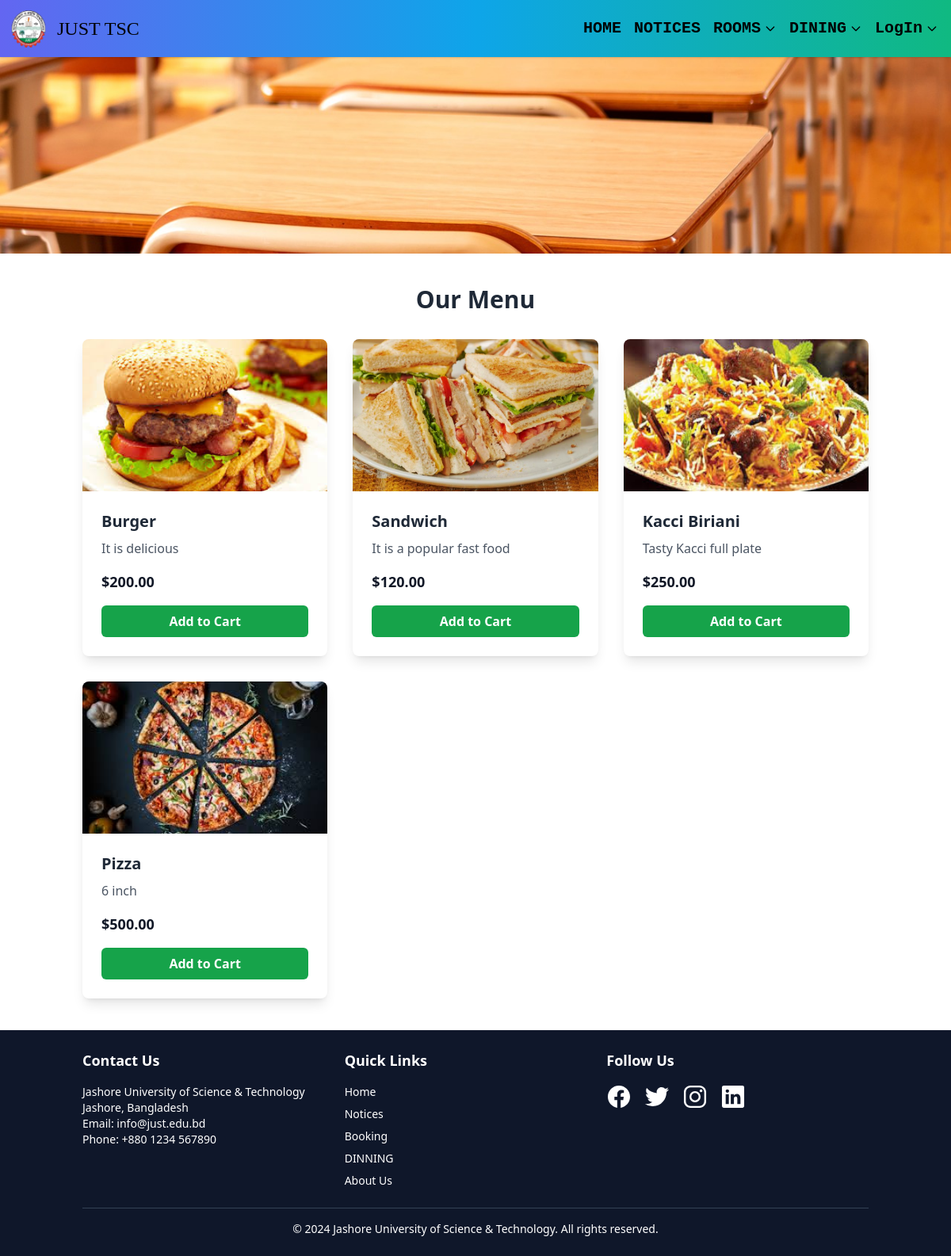
The page /item/ on the database as committed earlier.
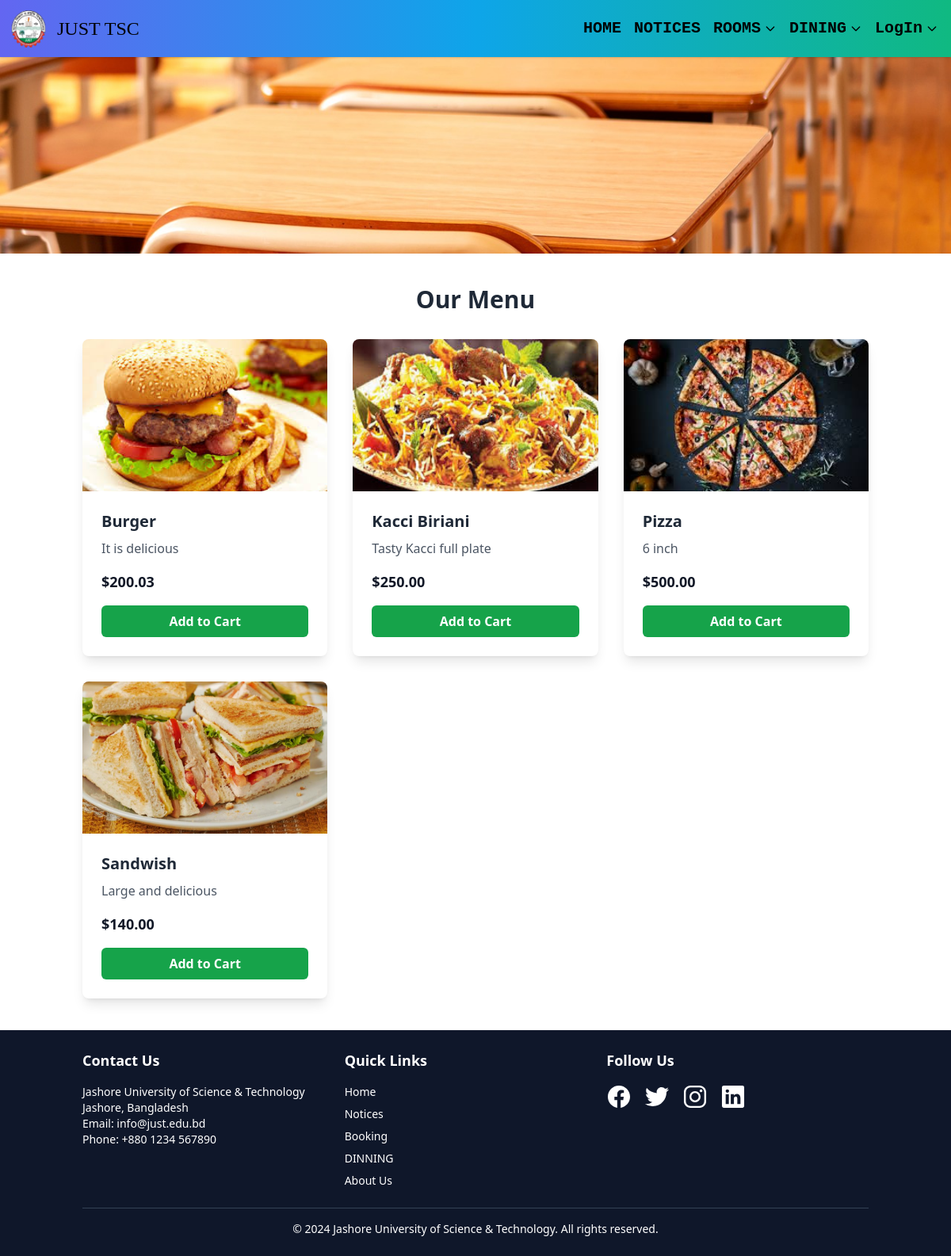
The same page on the database as committed later.
### TSC/models.py (models this page shows, shortened)
class MenuItem(models.Model):
    name = models.CharField(max_length=200)
    price = models.DecimalField(max_digits=5, decimal_places=2)
    image = models.ImageField(upload_to='img/')
    description=models.CharField(max_length=40)

### TSC/views.py (the view)
# urls.py: path('item/',views.Item,name="item"),
def Item(request):
    item=MenuItem.objects.all()
    return render(request,'item.html',{'item':item})

### templates/item.html (shortened to what this page needs)
{% extends "image.html" %}
{% block first %}
<section class="food_section layout_padding-bottom py-10">
    <div class="container mx-auto px-4">
        <div class="heading_container heading_center mb-8">
            <h2 class="text-3xl font-bold text-gray-800 text-center">
                Our Menu
            </h2>
        </div>
        <div class="grid grid-cols-1 sm:grid-cols-2 md:grid-cols-3 gap-8">
            {% for item in item %}
            <div class="bg-white rounded-lg shadow-lg overflow-hidden"  data-aos="fade-up"
            data-aos-duration="800"
            data-aos-easing="ease-in-sine"
            data-aos-delay="200"
            data-aos-offset="50"
            data-aos-once="false">
                <div class="img-box transition-transform duration-300 ease-in-out">
                    <img class="transform transition-all hover:scale-110 w-full h-48 object-cover" src="{{ item.image.url }}" alt="{{ item.name }}">
                </div>
                <div class="p-6">
                    <h5 class="text-xl font-semibold text-gray-800 mb-2">
                        {{ item.name }}
                    </h5>
                    <p class="text-gray-600 mb-4">
                        {{ item.description }}
                    </p>
                    <p class="text-lg font-bold text-gray-900">
                        ${{ item.price }}
                    </p>
                    <form method="POST" action="{% url 'add_to_cart' item.pk %}" class="mt-4">
                        <button type="submit" class="w-full bg-green-600 text-white font-bold py-2 rounded-md hover:bg-green-800 focus:outline-none focus:ring-2 focus:ring-offset-2 focus:ring-green-500">
                            Add to Cart
                        </button>
                    </form>
                </div>
            </div>
            {% endfor %}
        </div>
    </div>
</section>
{% endblock %}

### templates/image.html (shortened to what this page needs)
{% extends "navbar.html" %} {% block start %}
<div class="relative">
    <img src="/static/img/table.jpg" alt="" class="w-full h-80 object-cover">
</div>
{%block first %}
{%endblock%}
{% endblock %}

### templates/navbar.html (shortened to what this page needs)
<!doctype html>
<html>
<head>
    <script src="https://cdn.tailwindcss.com"></script>
    <link rel="stylesheet" href="https://cdnjs.cloudflare.com/ajax/libs/font-awesome/6.5.2/css/all.min.css" />
    <link href="https://cdnjs.cloudflare.com/ajax/libs/aos/2.3.1/aos.css" rel="stylesheet">
</head>
<div class="bg-gradient-to-r from-indigo-500 via-sky-500 to-emerald-500 fixed  w-full top-0 sm:top-0 z-50">
    <nav class="p-2 shadow md:flex md:items-center md:justify-between">
        <div class="flex justify-between items-center">
            <div class="inline-flex items-center cursor-pointer">
                <div class="w-14 h-14 p-1">
                    <img src="/static/img/JUST_logo.png" alt="JUST Logo" class="w-full h-full object-contain">
                </div>
                <div class="ml-2">
                    <h1 class="text-2xl font-[Poppins]">JUST TSC</h1>
                </div>
            </div>
        </div>
            <ul id="Mymenu"  class=" md:flex text-black font-mono font-bold md:items-center z-[-1] md:z-auto md:static absolute w-full left-0 md:w-auto md:py-0 py-4 md:pl-0 pl-7 md:opacity-100 opacity-0 top-[-400px] transition-all ease-in duration-500">
                {% if user.is_authenticated and user.is_staff %}
                <li class="mx-2 my-6 md:my-0 " >
                    <a href="{% url 'AddNotice' %}" class="text-xl hover:sm:text-white hover:hover:text-pink-50 duration-500">AddNotice</a>
                </li>
                <li class="mx-2 my-6 md:my-0 " >
                <a href="{% url 'adminRoom' %}" class="text-xl hover:sm:text-white hover:hover:text-pink-50 duration-500">Room</a>
                </li>
                <li class="mx-2 my-6 md:my-0 " >
                    <a href="{% url 'Booking_list' %}" class="text-xl hover:sm:text-white hover:hover:text-pink-50 duration-500">Booking</a>
                    </li>
                    <li class="mx-2 my-6 md:my-0 " >
                        <a href="{% url 'adminItem' %}" class="text-xl hover:sm:text-white hover:hover:text-pink-50 duration-500">Item</a>
                    </li>
                    <li class="mx-2 my-6 md:my-0 " >
                        <a href="{% url 'admin_order' %}" class="text-xl hover:sm:text-white hover:hover:text-pink-50 duration-500">Orders</a>
                    </li>
                    <li class="mx-2 my-6 md:my-0 " >
                        <a href="{% url 'AdminLogout' %}" class="text-xl hover:sm:text-white hover:hover:text-pink-50 duration-500">AdminLogout</a>
                    </li>
                {% else %}
                <li class="mx-2 my-6 md:my-0 " >
                    <a href="{% url 'home' %}" class="text-xl hover:sm:text-white hover:hover:text-pink-50 duration-500">HOME</a>
                </li>
                <li class="mx-2 my-6 md:my-0">
                    <a href="{% url 'notice' %}" class="text-xl hover:sm:text-white hover:text-pink-50 duration-500">NOTICES</a>
                </li>
                <li class="relative group mx-2 my-6 md:my-0">
                    <a href="{% url 'all_room' %}" class="text-xl hover:sm:text-white hover:text-white duration-500 flex items-center">
                        ROOMS
                        <svg class="w-4 h-4 ml-1" fill="none" stroke="currentColor" viewBox="0 0 24 24" xmlns="http://www.w3.org/2000/svg"><path stroke-linecap="round" stroke-linejoin="round" stroke-width="2" d="M19 9l-7 7-7-7"></path></svg>
                    </a>
                </li>
                <li class="relative group mx-2 my-6 md:my-0">
                    <a href="{% url 'dinning' %}" class="text-xl hover:text-white duration-500 flex items-center">
                        DINING
                        <svg class="w-4 h-4 ml-1" fill="none" stroke="currentColor" viewBox="0 0 24 24" xmlns="http://www.w3.org/2000/svg"><path stroke-linecap="round" stroke-linejoin="round" stroke-width="2" d="M19 9l-7 7-7-7"></path></svg>
                    </a>
                </li>
                <li class="relative group mx-2 my-6 md:my-0">
                    {% if user.is_authenticated %}
                    <a href="{% url 'logout' %}" class="text-xl hover:text-white duration-500 flex items-center">
                        LogOut
                        <svg class="w-4 h-4 ml-1" fill="none" stroke="currentColor" viewBox="0 0 24 24" xmlns="http://www.w3.org/2000/svg">
                            <path stroke-linecap="round" stroke-linejoin="round" stroke-width="2" d="M19 9l-7 7-7-7"></path>
                        </svg>
                    </a>
                    {% else %}
                    <a href="{% url 'login' %}" class="text-xl hover:text-white duration-500 flex items-center">
                        LogIn
                        <svg class="w-4 h-4 ml-1" fill="none" stroke="currentColor" viewBox="0 0 24 24" xmlns="http://www.w3.org/2000/svg">
                            <path stroke-linecap="round" stroke-linejoin="round" stroke-width="2" d="M19 9l-7 7-7-7"></path>
                        </svg>
                    </a>
                    {% endif %}
                </li>
                {% endif %}
            </ul>
        </nav>
    </div>
    {% block start %} {% endblock %}
   <footer class="bg-slate-900 text-white py-6">
    <div class="container mx-auto px-4">
        <div class="flex flex-wrap">
            <div class="w-full md:w-1/3 mb-6 md:mb-0">
                <h5 class="text-lg font-semibold mb-4">Contact Us</h5>
                <p class="text-sm">
                    Jashore University of Science & Technology<br>
                    Jashore, Bangladesh<br>
                    Email: info@just.edu.bd<br>
                    Phone: +880 1234 567890
                </p>
            </div>
            <div class="w-full md:w-1/3 mb-6 md:mb-0">
                <h5 class="text-lg font-semibold mb-4">Quick Links</h5>
                <ul class="text-sm space-y-2">
                    <li><a href="{% url 'home' %}" class="hover:text-cyan-500">Home</a></li>
                    <li><a href="{% url 'notice' %}" class="hover:text-cyan-500">Notices</a></li>
                    <li><a href="{% url 'room_list' %}" class="hover:text-cyan-500">Booking</a></li>
                    <li><a href="{% url 'item' %}" class="hover:text-cyan-500">DINNING</a></li>
                    <li><a href="#" class="hover:text-cyan-500">About Us</a></li>
                </ul>
            </div>
            <div class="w-full md:w-1/3">
                <h5 class="text-lg font-semibold mb-4">Follow Us</h5>
                <div class="flex space-x-4">
                    <a href="#" class="hover:text-cyan-500">
                        <ion-icon name="logo-facebook" size="large"></ion-icon>
                    </a>
                    <a href="#" class="hover:text-cyan-500">
                        <ion-icon name="logo-twitter" size="large"></ion-icon>
                    </a>
                    <a href="#" class="hover:text-cyan-500">
                        <ion-icon name="logo-instagram" size="large"></ion-icon>
                    </a>
                    <a href="#" class="hover:text-cyan-500">
                        <ion-icon name="logo-linkedin" size="large"></ion-icon>
                    </a>
                </div>
            </div>
        </div>
        <div class="mt-6 border-t border-slate-700 pt-4 text-center text-sm">
            &copy; 2024 Jashore University of Science & Technology. All rights reserved.
        </div>
    </div>
</footer>
</body>
</html>

### templates/navbar.html (style rules this page uses)
#Mymenu { z-index: 10; }
html, body { height: 100%; margin: 0; }
@media (min-width: 768px) { #Mymenu { position: static; opacity: 1 !important; background: none; z-index: auto; } }

Rows that differ between the two databases and show on the page:
removed MenuItem: image (picture), name "Sandwich", description "It is a popular fast food", price "120.00"
changed MenuItem "Burger": price "200.00" → "200.03"
added MenuItem: image (picture), name "Sandwish", description "Large and delicious", price "140.00"
